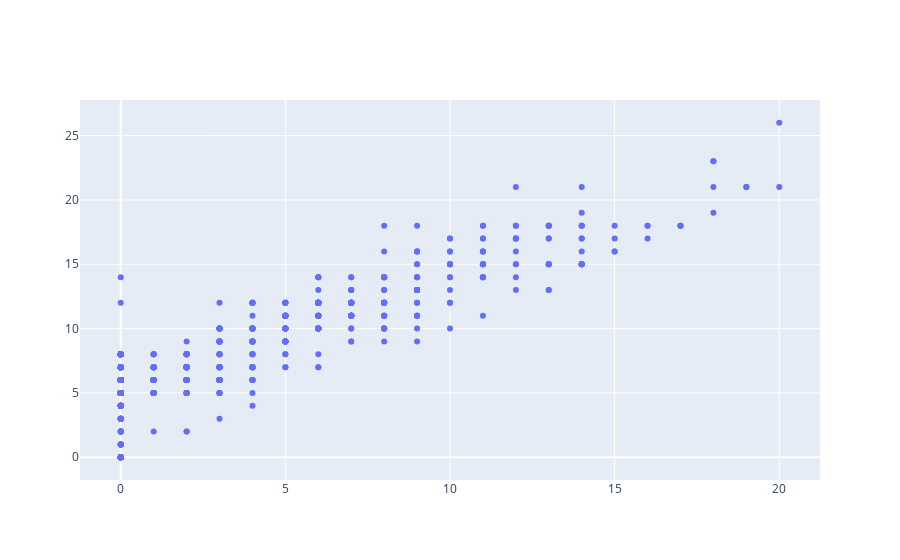

The cell this chart's notebook holds for it:
### Code cell
trace1 = go.Scatter(x=x_df, y=y_df, mode = 'markers')
data = [trace1]
pyo.iplot(data)

### Figure 1 — Plotly figure (JSON) as saved in the notebook; plotly's stock layout.template omitted (floating-point values rounded to 4 significant figures; data arrays with more than 128 entries replaced by an {"elided": "..."} marker saying what was removed)
{"data": [{"mode": "markers", "type": "scatter", "x": {"elided": "4399 int values"}, "y": {"elided": "4399 int values"}}], "layout": {}}
